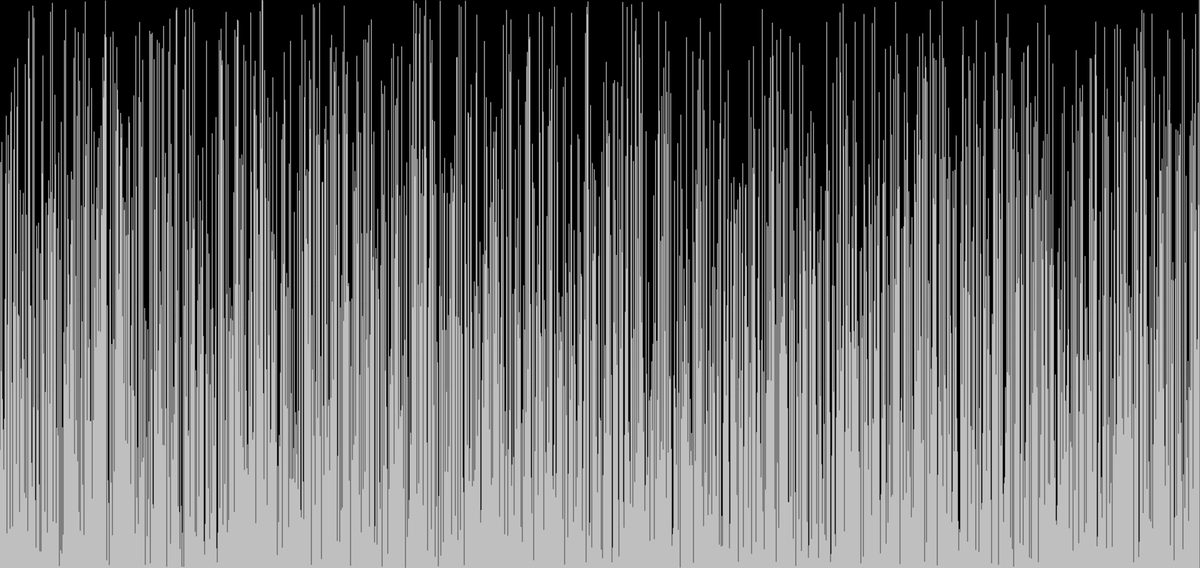
Frame 1 (no input)
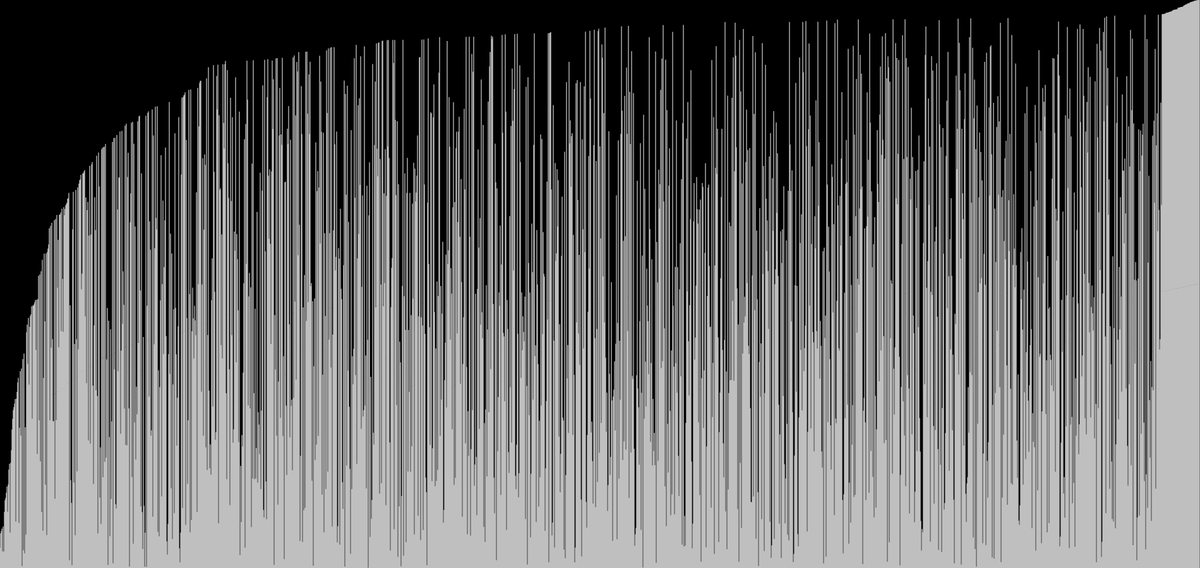
Frame 60 (no input)
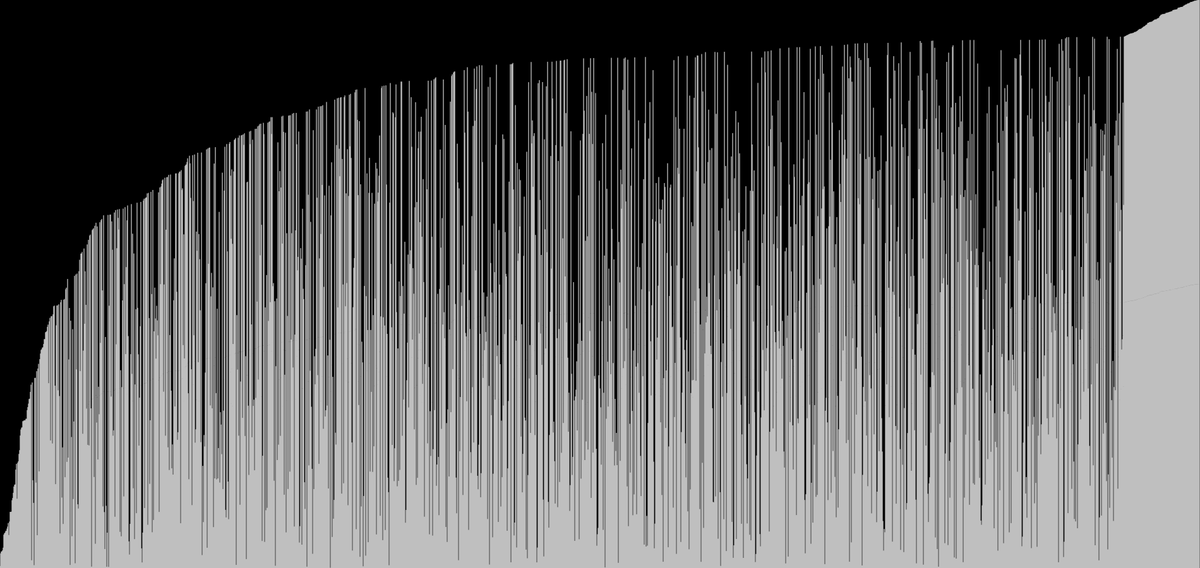
Frame 120 (the mouse pressed at the canvas centre since frame 60)

The p5.js sketch that drew these frames (run headless with seeded random() and noise() and a simulated clock; from frame 60 on, the mouse is pressed at the canvas centre):

// p5.js sketch
// ── sketch.js
let values = [];

let i = 0;
let j = 0;

function setup() {
  createCanvas(1900, 900);
  values = new Array(width);
  for (let i = 0; i < values.length; i++) {
    values[i] = random(height);
  }
}

function draw() {
  background(0);

  if (i < values.length) {
    for (let j = 0; j < values.length - i - 1; j++) {
      let a = values[j];
      let b = values[j + 1];
      if (a > b) {
        swap(values, j, j + 1);
      }
    }
  } else {
    console.log("finished");
    noLoop();
  }
  i++;

  for (let i = 0; i < values.length; i++) {
    stroke(255);
    line(i, height, i, height - values[i]);
  }
}

function swap(arr, a, b) {
  let temp = arr[a];
  arr[a] = arr[b];
  arr[b] = temp;
}
